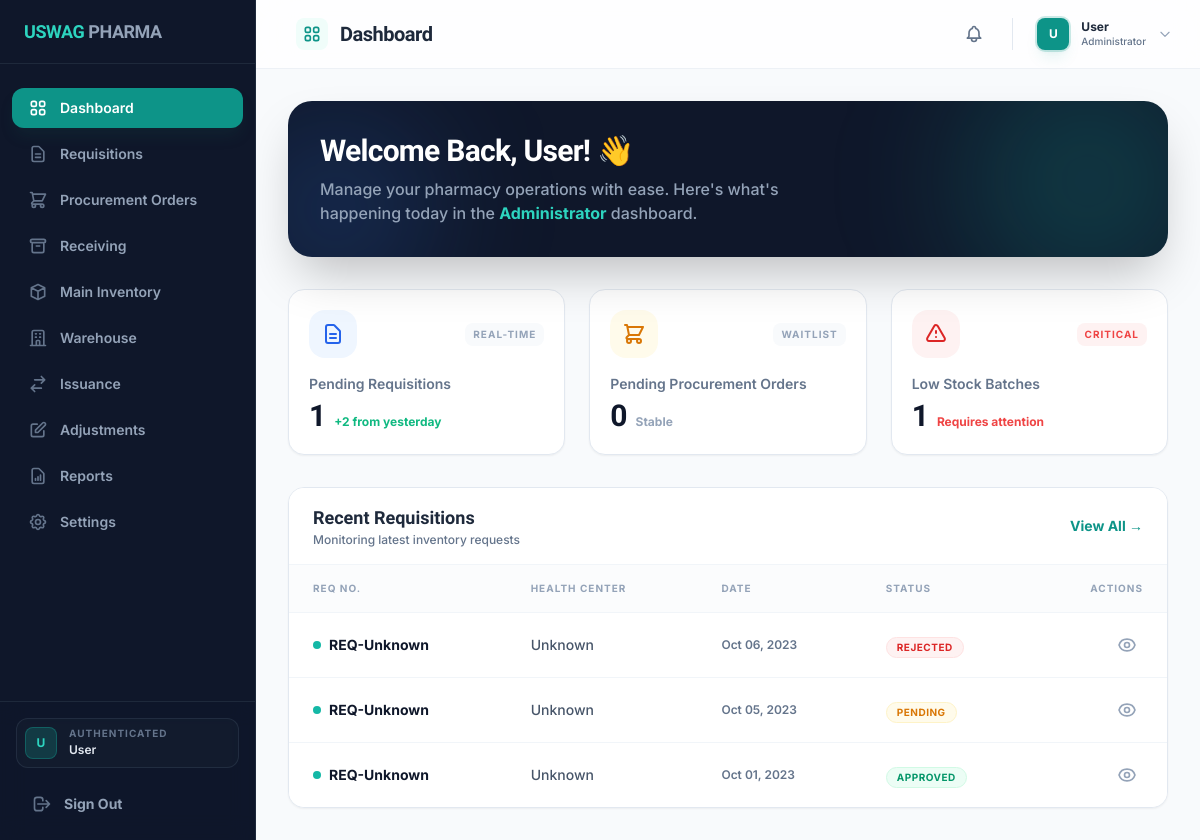
The page / (signed in) on the database its author committed.
### tables this page shows
CREATE TABLE Requisition (
    RequisitionID INT AUTO_INCREMENT PRIMARY KEY,
    RequisitionNumber VARCHAR(100) UNIQUE,  
    HealthCenterID INT,
    UserID INT,
    RequestDate DATETIME NOT NULL,
    StatusType VARCHAR(50) DEFAULT 'Pending',
    CreatedAt TIMESTAMP DEFAULT CURRENT_TIMESTAMP,
    FOREIGN KEY (HealthCenterID) REFERENCES HealthCenters(HealthCenterID) ON DELETE SET NULL,
    FOREIGN KEY (UserID) REFERENCES Users(UserID) ON DELETE SET NULL
);

### includes/db.php (called while the page is built, shortened)
<?php
class Database {
    private static $instance = null;
    private $conn;
    private function __construct() {
        try {
            $dsn = "mysql:host=" . DB_HOST . ";dbname=" . DB_NAME . ";charset=" . DB_CHARSET;
            $options = [
                PDO::ATTR_ERRMODE            => PDO::ERRMODE_EXCEPTION,
                PDO::ATTR_DEFAULT_FETCH_MODE => PDO::FETCH_ASSOC,
                PDO::ATTR_EMULATE_PREPARES   => false,
            ];
            $this->conn = new PDO($dsn, DB_USER, DB_PASS, $options);
        } catch (PDOException $e) {
            error_log("Database Connection Error: " . $e->getMessage());
            throw new Exception("Database connection failed. Please check your configuration.");
        }
    }
    public static function getInstance() {
        if (self::$instance === null) {
            self::$instance = new Database();
        }
        return self::$instance;
    }
    public function fetchAll($sql, $params = []) {
        try {
            $stmt = $this->conn->prepare($sql);
            $stmt->execute($params);
            return $stmt->fetchAll();
        } catch (PDOException $e) {
            error_log("Fetch All Error: " . $e->getMessage());
            return [];
        }
    }
    public function fetchOne($sql, $params = []) {
        try {
            $stmt = $this->conn->prepare($sql);
            $stmt->execute($params);
            return $stmt->fetch();
        } catch (PDOException $e) {
            error_log("Fetch One Error: " . $e->getMessage());
            return null;
        }
    }
}
$db = Database::getInstance();
function get_data($file) {
    global $db;
    switch($file) {
        case 'inventory':
            return $db->fetchAll("SELECT * FROM CentralInventoryBatch");
        case 'procurement_orders':
            $pos = $db->fetchAll("
                SELECT
                    po.*,
                    s.Name as SupplierName,
                    hc.Name as HealthCenterName,
                    c.ContractNumber as LinkedContractNumber,
                    c.StartDate,
                    c.EndDate,
                    c.ContractAmount
                FROM ProcurementOrder po
                LEFT JOIN Supplier s ON po.SupplierID = s.SupplierID
                LEFT JOIN HealthCenters hc ON po.HealthCenterID = hc.HealthCenterID
                LEFT JOIN Contract c ON po.ContractID = c.ContractID
                ORDER BY po.PODate DESC
            ");
            return $pos;
        case 'requisitions':
            $reqs = $db->fetchAll("
                SELECT r.*, i.IssuanceID
                FROM Requisition r
                LEFT JOIN Issuance i ON r.RequisitionID = i.RequisitionID
                ORDER BY r.RequestDate DESC
            ");
            foreach ($reqs as &$req) {
                $req['RequisitionItems'] = $db->fetchAll(
                    "SELECT ri.*, i.ItemName FROM RequisitionItem ri
                     JOIN Item i ON ri.ItemID = i.ItemID
                     WHERE ri.RequisitionID = ?",
                    [$req['RequisitionID']]
                );
                $req['IssuedItems'] = [];
                $req['ApprovalLogs'] = $db->fetchAll(
                    "SELECT al.*, CONCAT(u.FName, ' ', u.LName) as ApprovedByFullName
                     FROM ApprovalLog al
                     LEFT JOIN Users u ON al.UserID = u.UserID
                     WHERE al.RequisitionID = ?
                     ORDER BY al.DecisionDate DESC",
                    [$req['RequisitionID']]
                );
                $req['Adjustments'] = $db->fetchAll(
                    "SELECT ra.*, CONCAT(u.FName, ' ', u.LName) as AdjustedByFullName
                     FROM RequisitionAdjustment ra
                     JOIN Issuance i ON ra.IssuanceID = i.IssuanceID
                     LEFT JOIN Users u ON ra.UserID = u.UserID
                     WHERE i.RequisitionID = ?
                     ORDER BY ra.AdjustmentDate DESC",
                    [$req['RequisitionID']]
                );
                $hc = $db->fetchOne(
                    "SELECT Name FROM HealthCenters WHERE HealthCenterID = ?",
                    [$req['HealthCenterID']]
                );
                $req['HealthCenterName'] = $hc['Name'] ?? 'Unknown';
                $user = $db->fetchOne(
                    "SELECT FName, LName FROM Users WHERE UserID = ?",
                    [$req['UserID']]
                );
            }
            return $reqs;
    }
}

### pages/dashboard.php (the view, shortened to what this page needs)
<?php
$userRole = $_SESSION['user']['Role'];
$role = $userRole;
$dashboardFile = '';
switch ($userRole) {
    case 'Administrator':
        $dashboardFile = 'dashboards/administrator.php';
        break;
}
$requisitions = get_data('requisitions');
$inventory = get_data('inventory');
if ($userRole !== 'Administrator' && $dashboardFile) {
    include $dashboardFile;
} else {
    $stats = [
        'pending_reqs' => 0,
        'low_stock' => 0,
        'pending_pos' => 0
    ];
    foreach ($requisitions as $r) {
        if ($r['StatusType'] === 'Pending') $stats['pending_reqs']++;
    }
    foreach ($inventory as $batch) {
        if ($batch['QuantityOnHand'] < 500) $stats['low_stock']++;
    }
    ?>
        <div class="space-y-8 animate-fade-in">
            <div class="relative overflow-hidden rounded-3xl bg-slate-900 p-8 text-white shadow-2xl">
                <div class="relative z-10 flex flex-col md:flex-row md:items-center justify-between gap-6">
                    <div>
                        <h2 class="text-3xl font-extrabold font-display tracking-tight mb-2">Welcome Back, <?php echo $_SESSION['user']['FirstName'] ?? 'User'; ?>! 👋</h2>
                        <p class="text-slate-400 font-medium max-w-lg">Manage your pharmacy operations with ease. Here's what's happening today in the <span class="text-teal-400 font-bold"><?php echo $role; ?></span> dashboard.</p>
                    </div>
                </div>
                <div class="absolute top-0 right-0 -mt-12 -mr-12 w-64 h-64 bg-teal-500/20 rounded-full blur-3xl"></div>
                <div class="absolute bottom-0 left-0 -mb-12 -ml-12 w-48 h-48 bg-blue-500/20 rounded-full blur-3xl"></div>
            </div>
            <div class="grid grid-cols-1 md:grid-cols-3 gap-6">
                 <div class="stat-card cursor-pointer hover:shadow-xl transition-shadow" onclick="window.location.href='index.php?page=requisitions'">
                    <div class="flex items-center justify-between mb-4">
                        <div class="p-3 bg-blue-50 dark:bg-blue-900/20 text-blue-600 dark:text-blue-400 rounded-2xl">
                            <svg class="w-6 h-6" fill="none" stroke="currentColor" viewBox="0 0 24 24"><path stroke-linecap="round" stroke-linejoin="round" stroke-width="2" d="M9 12h6m-6 4h6m2 5H7a2 2 0 01-2-2V5a2 2 0 012-2h5.586a1 1 0 01.707.293l5.414 5.414a1 1 0 01.293.707V19a2 2 0 01-2 2z"></path></svg>
                        </div>
                        <span class="text-[10px] font-bold text-slate-400 uppercase tracking-widest bg-slate-50 dark:bg-slate-700 px-2 py-1 rounded-lg">Real-time</span>
                    </div>
                    <p class="text-sm font-semibold text-slate-500 dark:text-slate-400">Pending Requisitions</p>
                    <div class="flex items-baseline gap-2 mt-1">
                        <h3 class="text-3xl font-bold text-slate-900 dark:text-white"><?php echo $stats['pending_reqs']; ?></h3>
                        <span class="text-xs font-bold text-emerald-500">+2 from yesterday</span>
                    </div>
                </div>
                 <div class="stat-card cursor-pointer hover:shadow-xl transition-shadow" onclick="window.location.href='index.php?page=procurement-orders'">
                    <div class="flex items-center justify-between mb-4">
                        <div class="p-3 bg-amber-50 dark:bg-amber-900/20 text-amber-600 dark:text-amber-400 rounded-2xl">
                            <svg class="w-6 h-6" fill="none" stroke="currentColor" viewBox="0 0 24 24"><path stroke-linecap="round" stroke-linejoin="round" stroke-width="2" d="M3 3h2l.4 2M7 13h10l4-8H5.4M7 13L5.4 5M7 13l-2.293 2.293c-.63.63-.184 1.707.707 1.707H17m0 0a2 2 0 100 4 2 2 0 000-4zm-8 2a2 2 0 11-4 0 2 2 0 014 0z"></path></svg>
                        </div>
                        <span class="text-[10px] font-bold text-slate-400 uppercase tracking-widest bg-slate-50 dark:bg-slate-700 px-2 py-1 rounded-lg">Waitlist</span>
                    </div>
                    <p class="text-sm font-semibold text-slate-500 dark:text-slate-400">Pending Procurement Orders</p>
                    <div class="flex items-baseline gap-2 mt-1">
                        <h3 class="text-3xl font-bold text-slate-900 dark:text-white"><?php echo $stats['pending_pos']; ?></h3>
                        <span class="text-xs font-bold text-slate-400">Stable</span>
                    </div>
                </div>
                 <div class="stat-card cursor-pointer hover:shadow-xl transition-shadow" onclick="window.location.href='index.php?page=inventory'">
                    <div class="flex items-center justify-between mb-4">
                        <div class="p-3 bg-red-50 dark:bg-red-900/20 text-red-600 dark:text-red-400 rounded-2xl">
                            <svg class="w-6 h-6" fill="none" stroke="currentColor" viewBox="0 0 24 24"><path stroke-linecap="round" stroke-linejoin="round" stroke-width="2" d="M12 9v2m0 4h.01m-6.938 4h13.856c1.54 0 2.502-1.667 1.732-3L13.732 4c-.77-1.333-2.694-1.333-3.464 0L3.34 16c-.77 1.333.192 3 1.732 3z"></path></svg>
                        </div>
                        <span class="text-[10px] font-bold text-red-500 uppercase tracking-widest bg-red-50 dark:bg-red-900/10 px-2 py-1 rounded-lg">Critical</span>
                    </div>
                    <p class="text-sm font-semibold text-slate-500 dark:text-slate-400">Low Stock Batches</p>
                    <div class="flex items-baseline gap-2 mt-1">
                        <h3 class="text-3xl font-bold text-slate-900 dark:text-white"><?php echo $stats['low_stock']; ?></h3>
                        <span class="text-xs font-bold text-red-500">Requires attention</span>
                    </div>
                </div>
            </div>
            <div class="table-container">
                <div class="table-header">
                    <div>
                        <h3 class="font-bold text-lg text-slate-800 dark:text-white font-display">Recent Requisitions</h3>
                        <p class="text-xs text-slate-500 font-medium">Monitoring latest inventory requests</p>
                    </div>
                    <button class="text-teal-600 hover:text-teal-700 text-sm font-bold transition-colors">View All &rarr;</button>
                </div>
                <div class="overflow-x-auto">
                    <table class="min-w-full divide-y divide-slate-100 dark:divide-slate-700">
                        <thead class="bg-slate-50/50 dark:bg-slate-800/50">
                            <tr>
                                <th class="px-6 py-4 text-left text-[10px] font-bold text-slate-400 uppercase tracking-widest">Req No.</th>
                                <th class="px-6 py-4 text-left text-[10px] font-bold text-slate-400 uppercase tracking-widest">Health Center</th>
                                <th class="px-6 py-4 text-left text-[10px] font-bold text-slate-400 uppercase tracking-widest">Date</th>
                                <th class="px-6 py-4 text-left text-[10px] font-bold text-slate-400 uppercase tracking-widest">Status</th>
                                <th class="px-6 py-4 text-right text-[10px] font-bold text-slate-400 uppercase tracking-widest">Actions</th>
                            </tr>
                        </thead>
                        <tbody class="bg-white dark:bg-slate-800 divide-y divide-slate-100 dark:divide-slate-700">
                            <?php foreach (array_slice($requisitions, 0, 5) as $r): ?>
                            <tr class="hover:bg-slate-50/50 dark:hover:bg-slate-700/30 transition-colors">
                                <td class="px-6 py-4 font-bold text-slate-900 dark:text-white text-sm">
                                    <div class="flex items-center gap-2">
                                        <div class="w-2 h-2 rounded-full bg-teal-500"></div>
                                        <?php echo $r['RequisitionNumber'] ?? 'REQ-Unknown'; ?>
                                    </div>
                                </td>
                                <td class="px-6 py-4 text-slate-600 dark:text-slate-400 text-sm font-medium"><?php echo $r['HealthCenterName']; ?></td>
                                <td class="px-6 py-4 text-slate-500 dark:text-slate-500 text-xs font-semibold"><?php echo date('M d, Y', strtotime($r['RequestedDate'] ?? $r['RequestDate'] ?? 'now')); ?></td>
                                <td class="px-6 py-4">
                                    <?php
                                        $statusClass = 'status-pending';
                                        if ($r['StatusType'] === 'Approved') $statusClass = 'status-success';
                                        if ($r['StatusType'] === 'Rejected') $statusClass = 'status-danger';
                                    ?>
                                    <span class="status-badge <?php echo $statusClass; ?>"><?php echo $r['StatusType']; ?></span>
                                </td>
                                <td class="px-6 py-4 text-right">
                                    <button class="p-1.5 rounded-lg text-slate-400 hover:text-teal-600 hover:bg-teal-50 dark:hover:bg-teal-900/20 transition-all">
                                    </button>
                                </td>
                            </tr>
                            <?php endforeach; ?>
                        </tbody>
                    </table>
                </div>
            </div>
        </div>
    <?php
}
?>

### rows shown on the page
requisition: RequisitionNumber "REQ-Unknown", HealthCenterName "Unknown", RequestDate "Oct 06, 2023", StatusType "REJECTED"
requisition: RequisitionNumber "REQ-Unknown", HealthCenterName "Unknown", RequestDate "Oct 05, 2023", StatusType "PENDING"
requisition: RequisitionNumber "REQ-Unknown", HealthCenterName "Unknown", RequestDate "Oct 01, 2023", StatusType "APPROVED"

### other values the page prints
$item['label'] "Dashboard"
$item['label'] "Requisitions"
$item['label'] "Procurement Orders"
$item['label'] "Receiving"
$item['label'] "Main Inventory"
$item['label'] "Warehouse"
$item['label'] "Issuance"
$item['label'] "Adjustments"
$item['label'] "Reports"
$item['label'] "Settings"
substr($_SESSION['user']['FirstName'] ?? 'U', 0, 1) "U"
$_SESSION['user']['FirstName'] "User"
$pageTitle "Dashboard"
substr($user['FirstName'] ?? 'U', 0, 1) "U"
$user['FirstName'] "User"
